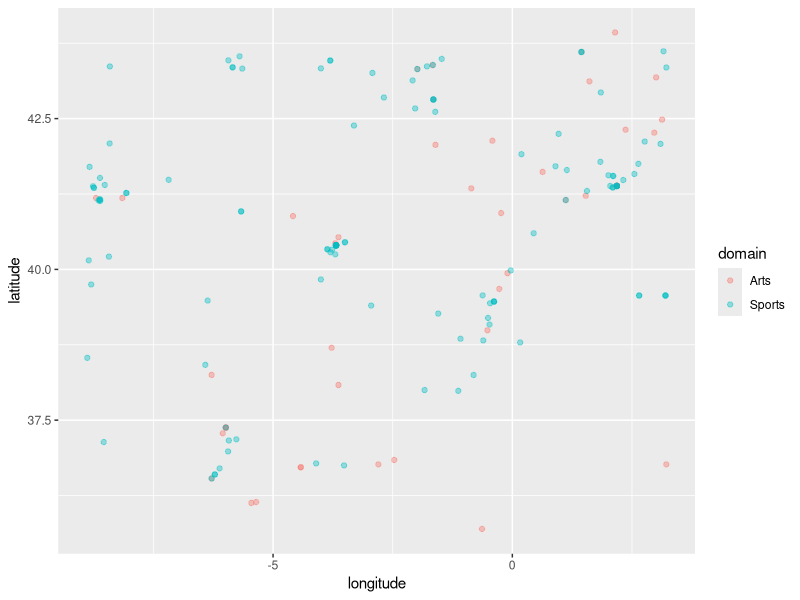

Reproduce this figure in R.
## ---- chunk 1
knitr::opts_chunk$set(echo = FALSE)
## ---- chunk 2
library(tidyverse)
## ---- chunk 3
panth <- read_csv("data/cdatabase.csv",
                  na = c("Unknown", "1237?", "530s"))
## ---- chunk 4
panth_mod <- na.omit(panth)

panth_mod %>%
  ncol()

panth_mod %>%
  nrow()
## ---- chunk 5
panth_mod %>%
  count(domain)
## ---- chunk 6
panth_mod %>%
  filter(domain %in% c("Sports","Arts"))%>%
  filter(latitude < 44, latitude >35, longitude>-9,longitude<3.5)%>%
  ggplot(panth, mapping = aes(x = longitude, y = latitude, color = domain)) +
  geom_point(alpha = .4)
